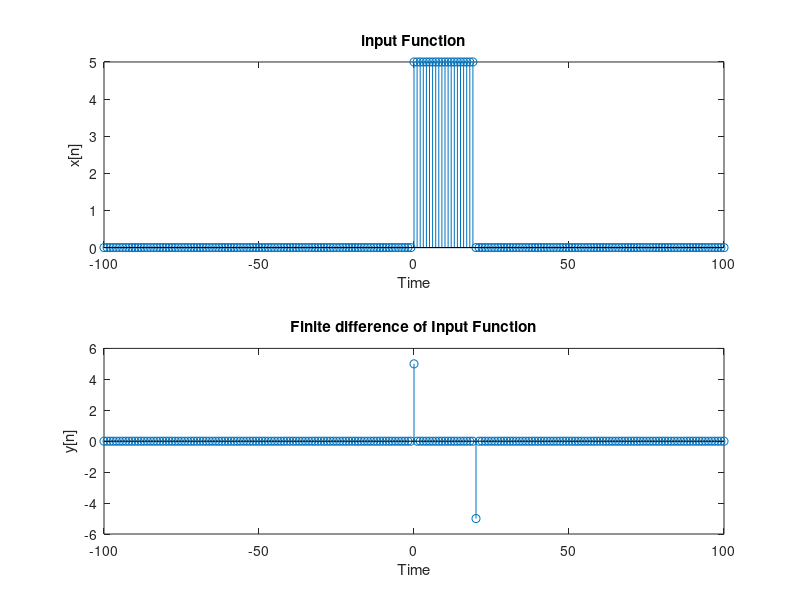

This chart was generated by the following MATLAB code:
t = -100:1:100;
x = 5*[zeros(1,100) ones(1,20) zeros(1,81)];
y = zeros(1,201);
y(1) = x(1);
for i = 2:201
    y(i) = x(i) - x(i-1);
end
subplot(2,1,1);
stem(t,x);
xlabel('Time');
ylabel('x[n]');
title('input Function');

subplot(2,1,2);
stem(t,y);
xlabel('Time');
ylabel('y[n]');
title('Finite difference of Input Function');